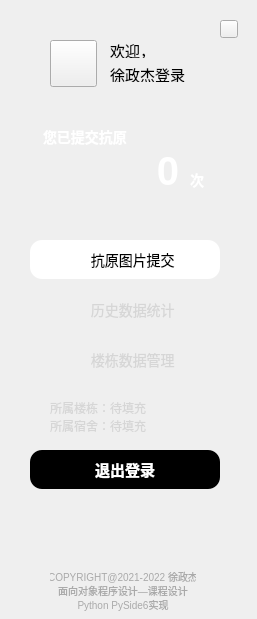
    <widget class="QGroupBox" name="groupBox_2">
     <property name="geometry">
      <rect>
       <x>0</x>
       <y>0</y>
       <width>257</width>
       <height>619</height>
      </rect>
     </property>
     <property name="styleSheet">
      <string notr="true">QGroupBox {
	background-image: url(:/images/images/主界面左底层.png);
	border:0px;
}</string>
     </property>
     <widget class="QGroupBox" name="groupBox">
      <property name="geometry">
       <rect>
        <x>50</x>
        <y>40</y>
        <width>136</width>
        <height>47</height>
       </rect>
      </property>
      <property name="styleSheet">
       <string notr="true">QGroupBox{
	border-radius:0px;
	background-image:url();
}</string>
      </property>
      <property name="title">
       <string/>
      </property>
      <widget class="QPushButton" name="pushButton">
       <property name="geometry">
        <rect>
         <x>0</x>
         <y>0</y>
         <width>47</width>
         <height>47</height>
        </rect>
       </property>
       <property name="cursor">
        <cursorShape>PointingHandCursor</cursorShape>
       </property>
       <property name="styleSheet">
        <string notr="true">border-image: url(:/icons/icons/默认头像.png);</string>
       </property>
       <property name="text">
        <string/>
       </property>
      </widget>
      <widget class="QLabel" name="label">
       <property name="geometry">
        <rect>
         <x>60</x>
         <y>2</y>
         <width>41</width>
         <height>16</height>
        </rect>
       </property>
       <property name="styleSheet">
        <string notr="true">font-size:15px;
font-family:'Microsoft Yahei';
border-image: url();
</string>
       </property>
       <property name="text">
        <string>欢迎，</string>
       </property>
      </widget>
      <widget class="QLabel" name="label_2">
       <property name="geometry">
        <rect>
         <x>60</x>
         <y>26</y>
         <width>91</width>
         <height>16</height>
        </rect>
       </property>
       <property name="styleSheet">
        <string notr="true">font-size:15px;
font-family:'Microsoft Yahei';</string>
       </property>
       <property name="text">
        <string>徐政杰登录</string>
       </property>
      </widget>
     </widget>
     <widget class="QGroupBox" name="groupBox_3">
      <property name="geometry">
       <rect>
        <x>10</x>
        <y>110</y>
        <width>227</width>
        <height>106</height>
       </rect>
      </property>
      <property name="styleSheet">
       <string notr="true">QGroupBox{
	border-radius:15px;
	background-image: url(:/images/images/次数红底矩形.png);
	box-shadow: 0 4px 10px rgba(0, 0, 0, 0.3);
}</string>
      </property>
      <property name="title">
       <string/>
      </property>
      <widget class="QLabel" name="label_3">
       <property name="geometry">
        <rect>
         <x>33</x>
         <y>17</y>
         <width>84</width>
         <height>19</height>
        </rect>
       </property>
       <property name="styleSheet">
        <string notr="true">border-image:url();
color:white;
font-size:14px;
font-weight:bold;
</string>
       </property>
       <property name="text">
        <string>您已提交抗原</string>
       </property>
      </widget>
      <widget class="QLabel" name="label_4">
       <property name="geometry">
        <rect>
         <x>180</x>
         <y>60</y>
         <width>16</width>
         <height>19</height>
        </rect>
       </property>
       <property name="styleSheet">
        <string notr="true">border-image:url();
color:white;
font-size:14px;
font-weight:bold;
</string>
       </property>
       <property name="text">
        <string>次</string>
       </property>
      </widget>
      <widget class="QLabel" name="label_5">
       <property name="geometry">
        <rect>
         <x>48</x>
         <y>40</y>
         <width>121</width>
         <height>41</height>
        </rect>
       </property>
       <property name="styleSheet">
        <string notr="true">border-image:url();
color:white;
font-size:40px;
font-weight:bold;
</string>
       </property>
       <property name="text">
        <string>0</string>
       </property>
       <property name="alignment">
        <set>Qt::AlignRight|Qt::AlignTrailing|Qt::AlignVCenter</set>
       </property>
      </widget>
     </widget>
     <widget class="QGroupBox" name="groupBox_4">
      <property name="geometry">
       <rect>
        <x>30</x>
        <y>240</y>
        <width>190</width>
        <height>39</height>
       </rect>
      </property>
      <property name="styleSheet">
       <string notr="true">background-image:url();</string>
      </property>
      <property name="title">
       <string/>
      </property>
      <widget class="QLabel" name="label_6">
       <property name="geometry">
        <rect>
         <x>30</x>
         <y>10</y>
         <width>19</width>
         <height>19</height>
        </rect>
       </property>
       <property name="styleSheet">
        <string notr="true">border-image:url();
border-image: url(:/icons/icons/icon／核酸检测点.png);</string>
       </property>
       <property name="text">
        <string/>
       </property>
      </widget>
      <widget class="QPushButton" name="pushButton_2">
       <property name="geometry">
        <rect>
         <x>0</x>
         <y>0</y>
         <width>190</width>
         <height>39</height>
        </rect>
       </property>
       <property name="cursor">
        <cursorShape>PointingHandCursor</cursorShape>
       </property>
       <property name="styleSheet">
        <string notr="true">border:0px;
border-radius:12px;
background-color:#FFFFFF;
font-size:14px;
</string>
       </property>
       <property name="text">
        <string>    抗原图片提交</string>
       </property>
      </widget>
      <zorder>pushButton_2</zorder>
      <zorder>label_6</zorder>
     </widget>
     <widget class="QGroupBox" name="groupBox_5">
      <property name="geometry">
       <rect>
        <x>30</x>
        <y>290</y>
        <width>190</width>
        <height>39</height>
       </rect>
      </property>
      <property name="styleSheet">
       <string notr="true">background-image:url();</string>
      </property>
      <property name="title">
       <string/>
      </property>
      <widget class="QLabel" name="label_7">
       <property name="geometry">
        <rect>
         <x>30</x>
         <y>10</y>
         <width>19</width>
         <height>19</height>
        </rect>
       </property>
       <property name="styleSheet">
        <string notr="true">border-image:url();
border-image: url(:/icons/icons/数据统计1.png);</string>
       </property>
       <property name="text">
        <string/>
       </property>
      </widget>
      <widget class="QPushButton" name="pushButton_3">
       <property name="geometry">
        <rect>
         <x>0</x>
         <y>0</y>
         <width>190</width>
         <height>39</height>
        </rect>
       </property>
       <property name="cursor">
        <cursorShape>PointingHandCursor</cursorShape>
       </property>
       <property name="styleSheet">
        <string notr="true">border:0px;
border-radius:12px;
font-size:14px;
color:#D6D6D6;
</string>
       </property>
       <property name="text">
        <string>    历史数据统计</string>
       </property>
      </widget>
     </widget>
     <widget class="QGroupBox" name="groupBox_6">
      <property name="geometry">
       <rect>
        <x>30</x>
        <y>340</y>
        <width>190</width>
        <height>39</height>
       </rect>
      </property>
      <property name="styleSheet">
       <string notr="true">background-image:url();</string>
      </property>
      <property name="title">
       <string/>
      </property>
      <widget class="QLabel" name="label_8">
       <property name="geometry">
        <rect>
         <x>30</x>
         <y>10</y>
         <width>19</width>
         <height>19</height>
        </rect>
       </property>
       <property name="styleSheet">
        <string notr="true">border-image:url();
border-image: url(:/icons/icons/SQL审核 (1).png)</string>
       </property>
       <property name="text">
        <string/>
       </property>
      </widget>
      <widget class="QPushButton" name="pushButton_4">
       <property name="geometry">
        <rect>
         <x>0</x>
         <y>0</y>
         <width>190</width>
         <height>39</height>
        </rect>
       </property>
       <property name="cursor">
        <cursorShape>PointingHandCursor</cursorShape>
       </property>
       <property name="styleSheet">
        <string notr="true">border:0px;
border-radius:12px;
font-size:14px;
color:#D6D6D6;
</string>
       </property>
       <property name="text">
        <string>    楼栋数据管理</string>
       </property>
      </widget>
     </widget>
     <widget class="QGroupBox" name="groupBox_7">
      <property name="geometry">
       <rect>
        <x>50</x>
        <y>400</y>
        <width>139</width>
        <height>32</height>
       </rect>
      </property>
      <property name="title">
       <string/>
      </property>
      <widget class="QLabel" name="label_9">
       <property name="geometry">
        <rect>
         <x>0</x>
         <y>0</y>
         <width>141</width>
         <height>16</height>
        </rect>
       </property>
       <property name="styleSheet">
        <string notr="true">border-image: url();
color:#D6D6D6;
font-size:12px;</string>
       </property>
       <property name="text">
        <string>所属楼栋：待填充</string>
       </property>
      </widget>
      <widget class="QLabel" name="label_10">
       <property name="geometry">
        <rect>
         <x>0</x>
         <y>18</y>
         <width>141</width>
         <height>16</height>
        </rect>
       </property>
       <property name="styleSheet">
        <string notr="true">border-image: url();
color:#D6D6D6;
font-size:12px;</string>
       </property>
       <property name="text">
        <string>所属宿舍：待填充</string>
       </property>
      </widget>
     </widget>
     <widget class="QPushButton" name="pushButton_5">
      <property name="geometry">
       <rect>
        <x>30</x>
        <y>450</y>
        <width>190</width>
        <height>39</height>
       </rect>
      </property>
      <property name="cursor">
       <cursorShape>PointingHandCursor</cursorShape>
      </property>
      <property name="styleSheet">
       <string notr="true">background-color:black;
color:white;
border-radius:12px;
box-shadow: 0 4px 10px rgba(0, 0, 0, 0.3);
font-weight:bold;
font-size:15px;</string>
      </property>
      <property name="text">
       <string>退出登录</string>
      </property>
     </widget>
     <widget class="QLabel" name="label_11">
      <property name="geometry">
       <rect>
        <x>60</x>
        <y>530</y>
        <width>113</width>
        <height>35</height>
       </rect>
      </property>
      <property name="styleSheet">
       <string notr="true">border-image: url(:/icons/icons/资源 1.png);
</string>
      </property>
      <property name="text">
       <string/>
      </property>
     </widget>
     <widget class="QLabel" name="label_12">
      <property name="geometry">
       <rect>
        <x>50</x>
        <y>570</y>
        <width>146</width>
        <height>41</height>
       </rect>
      </property>
      <property name="styleSheet">
       <string notr="true">font-size:10px;
font-family:'Microsoft Yahei Light';
border-image: url();
color:#A9A9A9;</string>
      </property>
      <property name="text">
       <string>COPYRIGHT@2021-2022 徐政杰
面向对象程序设计—课程设计
Python PySide6实现</string>
      </property>
      <property name="alignment">
       <set>Qt::AlignCenter</set>
      </property>
     </widget>
     <widget class="QPushButton" name="pushButton_42">
      <property name="geometry">
       <rect>
        <x>220</x>
        <y>20</y>
        <width>18</width>
        <height>18</height>
       </rect>
      </property>
      <property name="cursor">
       <cursorShape>PointingHandCursor</cursorShape>
      </property>
      <property name="styleSheet">
       <string notr="true">border-image: url(:/icons/icons/公告.png);</string>
      </property>
      <property name="text">
       <string/>
      </property>
     </widget>
    </widget>
